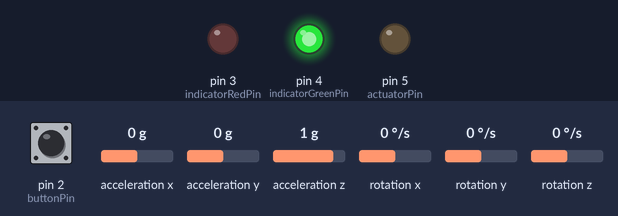
This sketch was run on a simulated Arduino Uno, built with avr-gcc and run on an emulated ATmega328P. Shown: output pins drawn as LEDs (lit = HIGH). Dashed ring = blinking. Inputs (shaded band) come from the test bench; at power-on: pin 2 (buttonPin) LOW, rotation y 0 °/s, acceleration x 0 g, acceleration y 0 g, acceleration z 1 g, rotation x 0 °/s, rotation z 0 °/s.

Above: at 1.2 s.
1.3 s: pin 2 (buttonPin) pulled HIGH for 0.15 s
At 1.4 s:
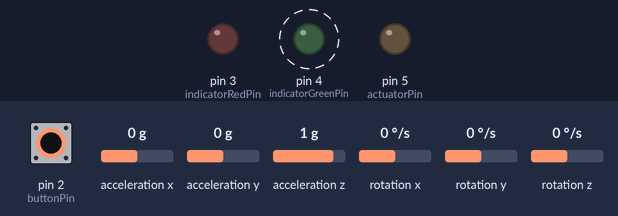
4.3 s: rotation y set to -55 °/s
7.3 s: rotation y set to -62 °/s
At 8.7 s:
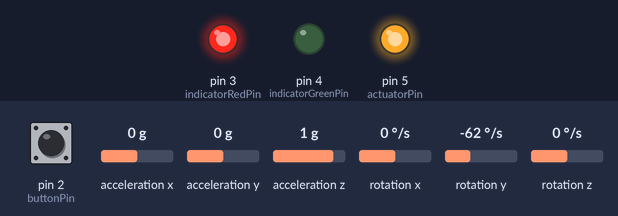
9.2 s: pin 2 (buttonPin) pulled HIGH for 3.2 s
15.4 s: pin 2 (buttonPin) pulled HIGH for 1 s
At 15.5 s:
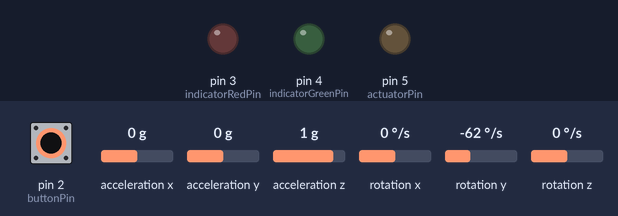
Timing chart, 0 to 20.4 s (numbered marks = the images above; inputs shaded):
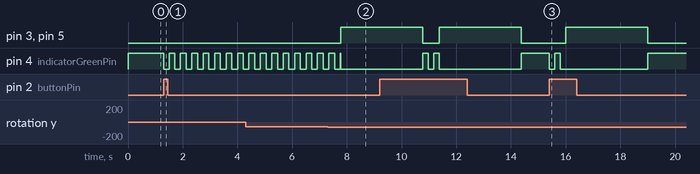

Measured:
- the behaviour switches between -57 and -58 °/s on rotation y (found by bisection; images 1 and 2)
- after the input at 1.3 s, pin 4 (indicatorGreenPin): alternates HIGH for 0.21 s and LOW for 0.21 s, starting at once
- after the input at 7.3 s, pin 3 (indicatorRedPin), pin 5 (actuatorPin): LOW → HIGH after 0.47 s
- after the input at 15.4 s, pin 3 (indicatorRedPin), pin 5 (actuatorPin): LOW → HIGH after 0.61 s, → LOW 3.0 s later; pin 4 (indicatorGreenPin): HIGH → LOW at once, → HIGH 0.20 s later, → LOW 0.20 s later, → HIGH 3.2 s later

The sketch:

T32FallDetectUntethered.ino
```cpp
// (licence header left out)
//LIBRARIES
#include "MPU9250.h" //Used for the accelerometer
#include <CircularBuffer.h> //Bounded queue data strcuture used to buffer data streams


//GLOBAL VARIABLES
MPU9250 IMU(SPI,10); // Declare MPU9250 object with the MPU-9250 sensor on SPI bus 0 and chip select pin 10
int status;

// Declare buffer / queue for sampling and averaging accelerometer data. Specify buffer size as required
const uint8_t bufferLength = 100; //Only require 100 samples at any time to accurately detect spikes in linear acceleration and angular velocity
CircularBuffer<float, bufferLength> buffer_X_accel; //Buffer to continuously track linear acceleration through accelerometer
CircularBuffer<float, bufferLength> buffer_Y_gyro; //Buffer to continuously track angular velocity through gyrometer

// Pushbutton pin
const int buttonPin = 2; //start button on the jacket --> starts the program

// Indicator pins
const int indicatorRedPin = 3;
const int indicatorGreenPin = 4;
const int actuatorPin = 5; // Actuator pin (connected to solenoid)

// Time counters for measurement duration (in microseconds)
unsigned long measureDuration = 20000000; // 20 seconds
unsigned long startTime;
unsigned long currentTime;
unsigned long deltaTime;
unsigned long blinkDuration = 200000;     // 200 miliseconds
unsigned long blinkTimePrior;


// Sensor flag for control logic
bool sensor_flag = false;
bool trigger_flag = false;

//SETUP LOOP
void setup() {

  // serial to display data
  /*
  Serial.begin(230400);
  while(!Serial) {}
  */

  // Initialize button pin, actuator LED and indicator LED
  // Format: pinMode(LED_BUILTIN,OUTPUT);
  pinMode(buttonPin,INPUT);
  pinMode(indicatorRedPin,OUTPUT);
  pinMode(indicatorGreenPin,OUTPUT);
  pinMode(actuatorPin,OUTPUT);


  status = IMU.begin(); // start communication with IMU

  //Error Checking for failed IMU connection
  if (status < 0) {

    // Error output for computer connected testing
    /*
    Serial.println("IMU initialization unsuccessful");
    Serial.println("Check IMU wiring or try cycling power");
    Serial.print("Status: ");
    Serial.println(status);
    */

   //Red LED will blink to indicate error
    while(1) {
      digitalWrite(indicatorRedPin, HIGH);
      delay(250);
      digitalWrite(indicatorRedPin, LOW);
      delay(250);
      }
  }

  // Applying sensitivity ranges--> acquired ranges using 50 trials of controlled fall testing
  IMU.setAccelRange(MPU9250::ACCEL_RANGE_8G); // setting the accelerometer full scale sensitivity range to +/-8G
  IMU.setGyroRange(MPU9250::GYRO_RANGE_500DPS); // setting the gyroscope full scale sensitivity range to +/-500 deg/s

  /*
  NOTE: Data Output Rate = 1000 / (1+SRD) --> implicit formula within accelerometer libraries
  Data Output Rate and Data Collection/Read rate should be > 2x DLPF (Digital Low Pass Filter) bandwidth
  Implicit noise filtering --> filters out any noise above a certain volume
  */

  IMU.setDlpfBandwidth(MPU9250::DLPF_BANDWIDTH_184HZ); // setting DLPF bandwidth to 184 Hz
  IMU.setSrd(1); // setting SRD to 1 for a 500 Hz update rate


  // Apply biases and scale factors to accelerometer --> shifts and scales accelerometer readings based on hardware you are using
  // Values derived based on flat surface calibration test (CalibrateCheck.ino)
  IMU.setAccelCalX(0.05,1.00);
  IMU.setAccelCalY(0.16,1.00);
  IMU.setAccelCalZ(0.39,0.99);

  // Indicate POWER ON
  digitalWrite(indicatorGreenPin, HIGH);
  blinkTimePrior = micros();

}

//MAIN LOOP
void loop() {
  // Variables which store the current reading at any point in time
  float current_X_accel;
  float current_Y_gyro;

  // Initializing variables to store average values of both accelerometer and gyrometer buffers
  float threshold_X_accel = 0;
  float threshold_Y_gyro = 0;

  // Limit markers which govern whether a fall is occuring --> values determined through experimental testing
  float threshold_limit_X_accel = -4;
  float threshold_limit_Y_gyro = -1;

  // Set flag and timer on button press
  if(digitalRead(buttonPin) == HIGH){
    sensor_flag = true;
    startTime = micros(); // Returns the number of microseconds since the Arduino board began running the current program

    // Indicate LEDs accordingly
    digitalWrite(indicatorRedPin, LOW);
    digitalWrite(actuatorPin, LOW);
  }

  // Start timer once sensor flag is set --> Basically: Am I going to make measurements during this loop?
  if(sensor_flag == true){
    currentTime = micros(); // Start timer
    deltaTime = currentTime - startTime; //Time between when we push button and the start of this instance of the loop

    // Runs if deltatime is less than 20 seconds
    if (deltaTime < measureDuration){

      //digitalWrite(LED_BUILTIN,HIGH);
      IMU.readSensor(); //Pulls measurements from IMU
      current_X_accel = IMU.getAccelX_mss();
      current_Y_gyro = IMU.getGyroY_rads();

      // Blink the green indicator --> shows that IMU is recording data and system is ready for fall detection
      if(currentTime - blinkTimePrior >= blinkDuration){
        if (digitalRead(indicatorGreenPin) == HIGH){
          digitalWrite(indicatorGreenPin, LOW);
        }
        else{
          digitalWrite(indicatorGreenPin, HIGH);
        }
        blinkTimePrior = currentTime;
      }

      // Initialization to completely fill the buffer (x-accelerations and y-angular velocity)
      if(!buffer_X_accel.isFull() && !buffer_Y_gyro.isFull()){
        buffer_X_accel.push(current_X_accel);
        buffer_Y_gyro.push(current_Y_gyro);
      }

      else{

        // Push next sensor reading
        buffer_X_accel.push(current_X_accel);
        buffer_Y_gyro.push(current_Y_gyro);

        // Used for validating values through computer connected testing
        /*
        Serial.print(deltaTime/1000);
        Serial.print(",");
        Serial.print(current_X_accel);
        Serial.print(",");
        Serial.print(current_Y_gyro);
        Serial.print(",");
        Serial.print('\n');
        */

        // Take average of entire buffer to determine current threshold value
        using index_t = decltype(buffer_X_accel)::index_t;
        for (index_t i = 0; i < bufferLength; i++){
          threshold_X_accel += buffer_X_accel[i] / bufferLength;
          threshold_Y_gyro += buffer_Y_gyro[i] / bufferLength;
        }

        /*
        1) Current implementation: output message, flush buffer, set flag off to end measurements, turn on LED and solenoid
        2) If current threshold values exceed preset limit thresholds, fall is occuring --> trigger protective measures
        3) Falls have both of these occuring --> use two threshold markers to prevent false triggering due to sporadic accel. readings
        */
        if (threshold_X_accel > threshold_limit_X_accel && threshold_Y_gyro < threshold_limit_Y_gyro){

          // Used for computer connected testing
          /*
          Serial.print("Fall Detected! ");
          Serial.print('\n');
          Serial.print(deltaTime/1000);
          Serial.print(",");
          Serial.print(threshold_X_accel);
          Serial.print(",");
          Serial.print(threshold_Y_gyro);
          Serial.print(",");
          Serial.print('\n');
          */

          // Fall is detected --> empty buffers (won't reset unless you turn it off/on) and set flags to false
          buffer_X_accel.clear();
          buffer_Y_gyro.clear();
          sensor_flag = false;

          // Turn on actuator and detection LED
          digitalWrite(actuatorPin, HIGH); // Releases CO2 to airbag
          digitalWrite(indicatorRedPin, HIGH); // Indicates that fall is occuring
          digitalWrite(indicatorGreenPin, LOW); // Turn green light off
          delay(3000); // Actuate CO2 flow for 3 seconds to fill airbag to optimal amount
          trigger_flag = true;
        }
      }

    }
    else{

      // Set flag off if timer exceeded and no fall happens
      sensor_flag = false;
      digitalWrite(indicatorGreenPin, HIGH);
    }
  }
  else{

    // Turn actuator off and reset lights
    if (trigger_flag){
      digitalWrite(actuatorPin, LOW);
      digitalWrite(indicatorRedPin, LOW);
      digitalWrite(indicatorGreenPin, HIGH);
      trigger_flag = false;
    }
    delay(10);
  }

}
```
